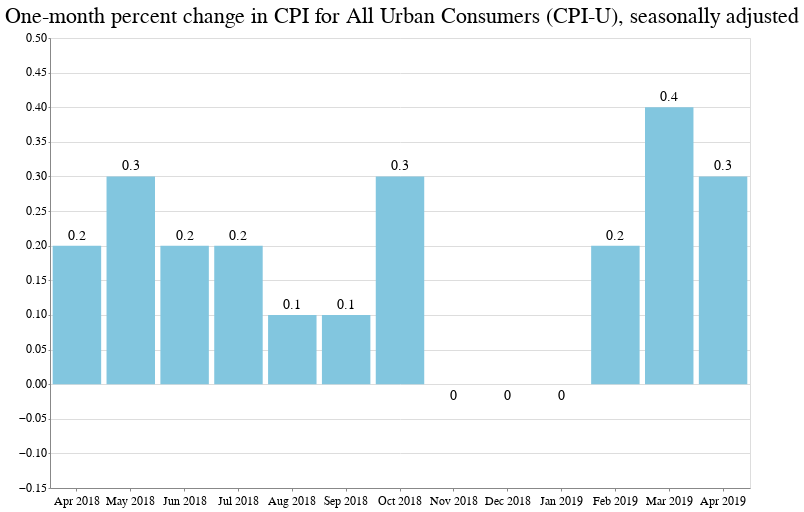

This figure's notebook cell:
### Code cell
base = alt.Chart(
    adjusted_cpiu_last13, 
    title="One-month percent change in CPI for All Urban Consumers (CPI-U), seasonally adjusted"
).properties(width=700)

bars = base.mark_bar().encode(
    x=alt.X(
        "date:O",
        timeUnit="utcyearmonth",
        axis=alt.Axis(title=None, labelAngle=0),
    ),
    y=alt.Y(
        "pct_change_rounded:Q",
        axis=alt.Axis(title=None),
        scale=alt.Scale(domain=[
            adjusted_cpiu_last13['pct_change'].min()-0.1,
            adjusted_cpiu_last13['pct_change'].max()+0.05
        ])
    )
)

text = base.encode(
    x=alt.X("date:O", timeUnit="utcyearmonth"),
    y="pct_change_rounded:Q",
    text='pct_change_rounded'
)

textAbove = text.transform_filter(alt.datum.pct_change > 0).mark_text(
    align='center',
    baseline='middle',
    fontSize=14,
    dy=-10
)

textBelow = text.transform_filter(alt.datum.pct_change < 0).mark_text(
    align='center',
    baseline='middle',
    fontSize=14,
    dy=12
)

bars + textAbove + textBelow

### Figure 1 — Vega-Lite specification as saved in the notebook (floating-point values rounded to 4 significant figures)
{"$schema": "https://vega.github.io/schema/vega-lite/v3.4.0.json", "config": {"arc": {"fill": "#82c6df"}, "area": {"fill": "#82c6df"}, "axis": {"labelFont": "Benton Gothic, sans", "labelFontSize": 11.5, "labelFontWeight": "normal", "titleFont": "Benton Gothic Bold, sans", "titleFontSize": 13, "titleFontWeight": "normal"}, "axisX": {"labelAngle": 0, "labelPadding": 4, "tickSize": 3}, "axisY": {"labelBaseline": "middle", "maxExtent": 45, "minExtent": 45, "tickSize": 2, "titleAlign": "left", "titleAngle": 0, "titleX": -45, "titleY": -11}, "background": "#ffffff", "bar": {"fill": "#82c6df"}, "legend": {"labelFont": "Benton Gothic, sans", "labelFontSize": 11.5, "symbolType": "square", "titleFont": "Benton Gothic Bold, sans", "titleFontSize": 13, "titleFontWeight": "normal"}, "line": {"stroke": "#82c6df", "strokeWidth": 3}, "path": {"stroke": "#82c6df"}, "point": {"stroke": "#82c6df"}, "range": {"category": ["#3580b1", "#ec8431", "#ab7fb4", "#c89d29", "#adc839", "#829eb1"], "diverging": ["#e68a4f", "#f4bb6a", "#f9e39c", "#dadfe2", "#a6b7c6", "#849eae"], "heatmap": ["#fbf2c7", "#f9e39c", "#f8d36e", "#f4bb6a", "#e68a4f", "#d15a40", "#ab4232"], "ordinal": ["#fbf2c7", "#f9e39c", "#f8d36e", "#f4bb6a", "#e68a4f", "#d15a40", "#ab4232"], "ramp": ["#fbf2c7", "#f9e39c", "#f8d36e", "#f4bb6a", "#e68a4f", "#d15a40", "#ab4232"]}, "rect": {"fill": "#82c6df"}, "shape": {"stroke": "#82c6df"}, "symbol": {"fill": "#82c6df", "size": 30}, "title": {"anchor": "start", "font": "Benton Gothic Bold, sans", "fontColor": "#000000", "fontSize": 22, "fontWeight": "normal"}, "view": {"height": 450, "width": 800}}, "data": {"name": "data-9606fa82022f31135147fa2905f26f0c"}, "datasets": {"data-9606fa82022f31135147fa2905f26f0c": [{"date": "2018-03-01", "pct_change": null, "pct_change_rounded": null, "period_abbreviation": "MAR", "period_code": "M03", "period_id": "M03", "period_month": 3, "period_name": "March", "period_type": "monthly", "series_area_code": "0000", "series_area_id": "0000", "series_area_name": "U.S. city average", "series_id": "CUSR0000SA0", "series_items_code": "SA0", "series_items_id": "SA0", "series_items_name": "All items", "series_periodicity_code": "R", "series_periodicity_id": "R", "series_periodicity_name": "Monthly", "series_seasonally_adjusted": true, "series_survey": "All urban consumers", "series_title": "All items in U.S. city average, all urban consumers, seasonally adjusted", "value": 249.5, "year": 2018}, {"date": "2018-04-01", "pct_change": 0.1836, "pct_change_rounded": 0.2, "period_abbreviation": "APR", "period_code": "M04", "period_id": "M04", "period_month": 4, "period_name": "April", "period_type": "monthly", "series_area_code": "0000", "series_area_id": "0000", "series_area_name": "U.S. city average", "series_id": "CUSR0000SA0", "series_items_code": "SA0", "series_items_id": "SA0", "series_items_name": "All items", "series_periodicity_code": "R", "series_periodicity_id": "R", "series_periodicity_name": "Monthly", "series_seasonally_adjusted": true, "series_survey": "All urban consumers", "series_title": "All items in U.S. city average, all urban consumers, seasonally adjusted", "value": 250.0, "year": 2018}, {"date": "2018-05-01", "pct_change": 0.276, "pct_change_rounded": 0.3, "period_abbreviation": "MAY", "period_code": "M05", "period_id": "M05", "period_month": 5, "period_name": "May", "period_type": "monthly", "series_area_code": "0000", "series_area_id": "0000", "series_area_name": "U.S. city average", "series_id": "CUSR0000SA0", "series_items_code": "SA0", "series_items_id": "SA0", "series_items_name": "All items", "series_periodicity_code": "R", "series_periodicity_id": "R", "series_periodicity_name": "Monthly", "series_seasonally_adjusted": true, "series_survey": "All urban consumers", "series_title": "All items in U.S. city average, all urban consumers, seasonally adjusted", "value": 250.6, "year": 2018}, {"date": "2018-06-01", "pct_change": 0.1947, "pct_change_rounded": 0.2, "period_abbreviation": "JUN", "period_code": "M06", "period_id": "M06", "period_month": 6, "period_name": "June", "period_type": "monthly", "series_area_code": "0000", "series_area_id": "0000", "series_area_name": "U.S. city average", "series_id": "CUSR0000SA0", "series_items_code": "SA0", "series_items_id": "SA0", "series_items_name": "All items", "series_periodicity_code": "R", "series_periodicity_id": "R", "series_periodicity_name": "Monthly", "series_seasonally_adjusted": true, "series_survey": "All urban consumers", "series_title": "All items in U.S. city average, all urban consumers, seasonally adjusted", "value": 251.1, "year": 2018}, {"date": "2018-07-01", "pct_change": 0.1844, "pct_change_rounded": 0.2, "period_abbreviation": "JUL", "period_code": "M07", "period_id": "M07", "period_month": 7, "period_name": "July", "period_type": "monthly", "series_area_code": "0000", "series_area_id": "0000", "series_area_name": "U.S. city average", "series_id": "CUSR0000SA0", "series_items_code": "SA0", "series_items_id": "SA0", "series_items_name": "All items", "series_periodicity_code": "R", "series_periodicity_id": "R", "series_periodicity_name": "Monthly", "series_seasonally_adjusted": true, "series_survey": "All urban consumers", "series_title": "All items in U.S. city average, all urban consumers, seasonally adjusted", "value": 251.6, "year": 2018}, {"date": "2018-08-01", "pct_change": 0.1121, "pct_change_rounded": 0.1, "period_abbreviation": "AUG", "period_code": "M08", "period_id": "M08", "period_month": 8, "period_name": "August", "period_type": "monthly", "series_area_code": "0000", "series_area_id": "0000", "series_area_name": "U.S. city average", "series_id": "CUSR0000SA0", "series_items_code": "SA0", "series_items_id": "SA0", "series_items_name": "All items", "series_periodicity_code": "R", "series_periodicity_id": "R", "series_periodicity_name": "Monthly", "series_seasonally_adjusted": true, "series_survey": "All urban consumers", "series_title": "All items in U.S. city average, all urban consumers, seasonally adjusted", "value": 251.9, "year": 2018}, {"date": "2018-09-01", "pct_change": 0.05201, "pct_change_rounded": 0.1, "period_abbreviation": "SEP", "period_code": "M09", "period_id": "M09", "period_month": 9, "period_name": "September", "period_type": "monthly", "series_area_code": "0000", "series_area_id": "0000", "series_area_name": "U.S. city average", "series_id": "CUSR0000SA0", "series_items_code": "SA0", "series_items_id": "SA0", "series_items_name": "All items", "series_periodicity_code": "R", "series_periodicity_id": "R", "series_periodicity_name": "Monthly", "series_seasonally_adjusted": true, "series_survey": "All urban consumers", "series_title": "All items in U.S. city average, all urban consumers, seasonally adjusted", "value": 252.0, "year": 2018}, {"date": "2018-10-01", "pct_change": 0.3111, "pct_change_rounded": 0.3, "period_abbreviation": "OCT", "period_code": "M10", "period_id": "M10", "period_month": 10, "period_name": "October", "period_type": "monthly", "series_area_code": "0000", "series_area_id": "0000", "series_area_name": "U.S. city average", "series_id": "CUSR0000SA0", "series_items_code": "SA0", "series_items_id": "SA0", "series_items_name": "All items", "series_periodicity_code": "R", "series_periodicity_id": "R", "series_periodicity_name": "Monthly", "series_seasonally_adjusted": true, "series_survey": "All urban consumers", "series_title": "All items in U.S. city average, all urban consumers, seasonally adjusted", "value": 252.8, "year": 2018}, {"date": "2018-11-01", "pct_change": -0.01345, "pct_change_rounded": 0, "period_abbreviation": "NOV", "period_code": "M11", "period_id": "M11", "period_month": 11, "period_name": "November", "period_type": "monthly", "series_area_code": "0000", "series_area_id": "0000", "series_area_name": "U.S. city average", "series_id": "CUSR0000SA0", "series_items_code": "SA0", "series_items_id": "SA0", "series_items_name": "All items", "series_periodicity_code": "R", "series_periodicity_id": "R", "series_periodicity_name": "Monthly", "series_seasonally_adjusted": true, "series_survey": "All urban consumers", "series_title": "All items in U.S. city average, all urban consumers, seasonally adjusted", "value": 252.8, "year": 2018}, {"date": "2018-12-01", "pct_change": -0.01464, "pct_change_rounded": 0, "period_abbreviation": "DEC", "period_code": "M12", "period_id": "M12", "period_month": 12, "period_name": "December", "period_type": "monthly", "series_area_code": "0000", "series_area_id": "0000", "series_area_name": "U.S. city average", "series_id": "CUSR0000SA0", "series_items_code": "SA0", "series_items_id": "SA0", "series_items_name": "All items", "series_periodicity_code": "R", "series_periodicity_id": "R", "series_periodicity_name": "Monthly", "series_seasonally_adjusted": true, "series_survey": "All urban consumers", "series_title": "All items in U.S. city average, all urban consumers, seasonally adjusted", "value": 252.7, "year": 2018}, {"date": "2019-01-01", "pct_change": -0.01978, "pct_change_rounded": 0, "period_abbreviation": "JAN", "period_code": "M01", "period_id": "M01", "period_month": 1, "period_name": "January", "period_type": "monthly", "series_area_code": "0000", "series_area_id": "0000", "series_area_name": "U.S. city average", "series_id": "CUSR0000SA0", "series_items_code": "SA0", "series_items_id": "SA0", "series_items_name": "All items", "series_periodicity_code": "R", "series_periodicity_id": "R", "series_periodicity_name": "Monthly", "series_seasonally_adjusted": true, "series_survey": "All urban consumers", "series_title": "All items in U.S. city average, all urban consumers, seasonally adjusted", "value": 252.7, "year": 2019}, {"date": "2019-02-01", "pct_change": 0.1741, "pct_change_rounded": 0.2, "period_abbreviation": "FEB", "period_code": "M02", "period_id": "M02", "period_month": 2, "period_name": "February", "period_type": "monthly", "series_area_code": "0000", "series_area_id": "0000", "series_area_name": "U.S. city average", "series_id": "CUSR0000SA0", "series_items_code": "SA0", "series_items_id": "SA0", "series_items_name": "All items", "series_periodicity_code": "R", "series_periodicity_id": "R", "series_periodicity_name": "Monthly", "series_seasonally_adjusted": true, "series_survey": "All urban consumers", "series_title": "All items in U.S. city average, all urban consumers, seasonally adjusted", "value": 253.1, "year": 2019}, {"date": "2019-03-01", "pct_change": 0.4089, "pct_change_rounded": 0.4, "period_abbreviation": "MAR", "period_code": "M03", "period_id": "M03", "period_month": 3, "period_name": "March", "period_type": "monthly", "series_area_code": "0000", "series_area_id": "0000", "series_area_name": "U.S. city average", "series_id": "CUSR0000SA0", "series_items_code": "SA0", "series_items_id": "SA0", "series_items_name": "All items", "series_periodicity_code": "R", "series_periodicity_id": "R", "series_periodicity_name": "Monthly", "series_seasonally_adjusted": true, "series_survey": "All urban consumers", "series_title": "All items in U.S. city average, all urban consumers, seasonally adjusted", "value": 254.1, "year": 2019}, {"date": "2019-04-01", "pct_change": 0.3187, "pct_change_rounded": 0.3, "period_abbreviation": "APR", "period_code": "M04", "period_id": "M04", "period_month": 4, "period_name": "April", "period_type": "monthly", "series_area_code": "0000", "series_area_id": "0000", "series_area_name": "U.S. city average", "series_id": "CUSR0000SA0", "series_items_code": "SA0", "series_items_id": "SA0", "series_items_name": "All items", "series_periodicity_code": "R", "series_periodicity_id": "R", "series_periodicity_name": "Monthly", "series_seasonally_adjusted": true, "series_survey": "All urban consumers", "series_title": "All items in U.S. city average, all urban consumers, seasonally adjusted", "value": 255.0, "year": 2019}]}, "layer": [{"encoding": {"x": {"axis": {"labelAngle": 0, "title": null}, "field": "date", "timeUnit": "utcyearmonth", "type": "ordinal"}, "y": {"axis": {"title": null}, "field": "pct_change_rounded", "scale": {"domain": [-0.1198, 0.4589]}, "type": "quantitative"}}, "mark": "bar", "title": "One-month percent change in CPI for All Urban Consumers (CPI-U), seasonally adjusted", "width": 700}, {"encoding": {"text": {"field": "pct_change_rounded", "type": "quantitative"}, "x": {"field": "date", "timeUnit": "utcyearmonth", "type": "ordinal"}, "y": {"field": "pct_change_rounded", "type": "quantitative"}}, "mark": {"align": "center", "baseline": "middle", "dy": -10, "fontSize": 14, "type": "text"}, "title": "One-month percent change in CPI for All Urban Consumers (CPI-U), seasonally adjusted", "transform": [{"filter": "(datum.pct_change > 0)"}], "width": 700}, {"encoding": {"text": {"field": "pct_change_rounded", "type": "quantitative"}, "x": {"field": "date", "timeUnit": "utcyearmonth", "type": "ordinal"}, "y": {"field": "pct_change_rounded", "type": "quantitative"}}, "mark": {"align": "center", "baseline": "middle", "dy": 12, "fontSize": 14, "type": "text"}, "title": "One-month percent change in CPI for All Urban Consumers (CPI-U), seasonally adjusted", "transform": [{"filter": "(datum.pct_change < 0)"}], "width": 700}]}
